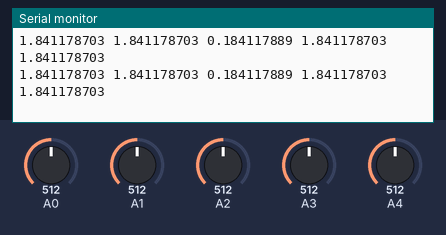
Simulated run of this sketch. Board: Arduino Uno, built with avr-gcc and run on an emulated ATmega328P. Parts: the last lines printed to the serial monitor. The test bench sets the inputs (shaded band); at power-on: A1 = 512, A3 = 512, A0 = 512, A2 = 512, A4 = 512.

Above: at 4.2 s.
4.3 s: A1 set to 847
At 5.1 s:
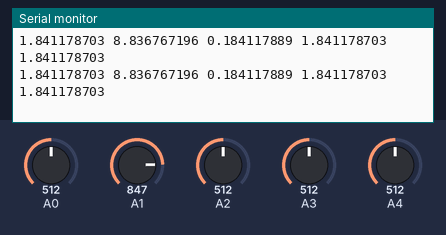
7.3 s: A1 set to 872
At 8.0 s:
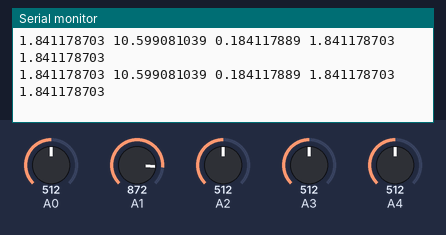
8.8 s: A3 set to 848
At 9.3 s:
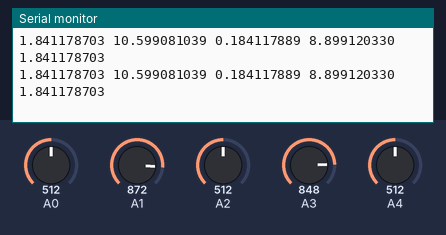
10.3 s: A3 set to 878
At 10.9 s:
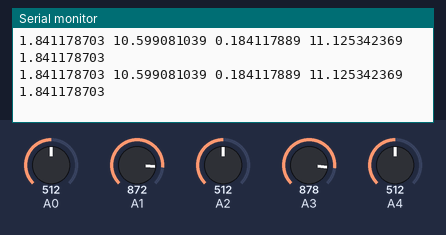
Timing chart, 0 to 13.3 s (numbered marks = the images above; inputs shaded):
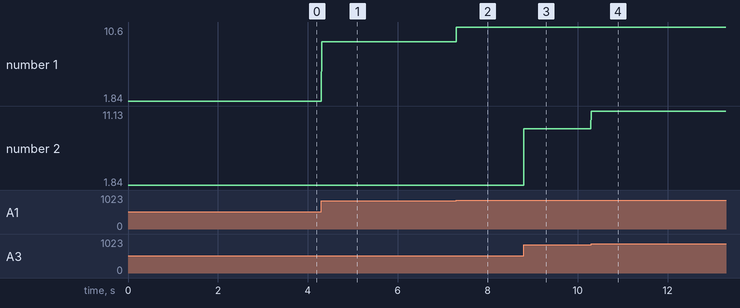

Measured:
- after the input at 4.3 s, the serial monitor: prints a new line at once (image 1)
- after the input at 7.3 s, the serial monitor: prints a new line at once (image 2)
- after the input at 8.8 s, the serial monitor: prints a new line at once (image 3)
- after the input at 10.3 s, the serial monitor: prints a new line at once (image 4)
- plotted number 1: 1.84 → 8.84 after the input at 4.3 s, 8.84 → 10.6 after the input at 7.3 s
- plotted number 2: 1.84 → 8.9 after the input at 8.8 s, 8.9 → 11.13 after the input at 10.3 s

The sketch:

test_fsr.ino
```cpp
/* FSR testing sketch.

Connect one end of FSR to power, the other end to Analog 0.
Then connect one end of a 10K resistor from Analog 0 to ground

For more information see www.ladyada.net/learn/sensors/fsr.html */

int fsrPin = 0;        // the FSR and 10K pulldown are connected to a0
int fsrReading;        // the analog reading from the FSR resistor divider
int fsrVoltage;        // the analog reading converted to voltage
double fsrResistance;  // The voltage converted to resistance, can be very big so make "long"
double fsrConductance;
double fsrForce;  // Finally, the resistance converted to force

double f0, f1, f2, f3, f4 = 0;

double getForce(int fsrPinNum) {
  fsrReading = analogRead(fsrPinNum);
  // analog voltage reading ranges from about 0 to 1023 which maps to 0V to 5V (= 5000mV)
  fsrVoltage = map(fsrReading, 0, 1023, 0, 5000);

  if (fsrVoltage == 0) {
    // Serial.println(0.00, 9);
    // No Pressure Detected
    return 0.00;
  } else {
    // The voltage = Vcc * R / (R + FSR) where R = 6.8K and Vcc = 5V
    // so FSR = ((Vcc - V) * R) / V
    fsrResistance = 5000 - fsrVoltage;  // fsrVoltage is in millivolts so 5V = 5000mV
    if (fsrPinNum == 2){
      fsrResistance *= 10;
    }
    fsrResistance *= 6800;              // 200K Ohm resistor
    fsrResistance /= fsrVoltage;
    fsrConductance = 1000000;  // we measure in micromhos so
    fsrConductance /= fsrResistance;
    // Use the two FSR guide graphs to approximate the force
    if (fsrConductance <= 1000) {
      fsrForce = fsrConductance / 80;
      return fsrForce;
      //Serial.println(fsrForce, 9);
    } else {
      fsrForce = fsrConductance - 1000;
      fsrForce /= 30;
      //Serial.println(fsrForce, 9);
      return fsrForce;
    }
  }
}

void setup(void) {
  Serial.begin(115200);  // We'll send debugging information via the Serial monitor
}

void loop(void) {
  f0 = getForce(0);
  f1 = getForce(1);
  f2 = getForce(2);
  f3 = getForce(3);
  f4 = getForce(4);

  Serial.print(f0, 9);
  Serial.print(" ");
  Serial.print(f1, 9);
  Serial.print(" ");
  Serial.print(f2, 9);
  Serial.print(" ");
  Serial.print(f3, 9);
  Serial.print(" ");
  Serial.print(f4, 9);
  Serial.println();
}
```
